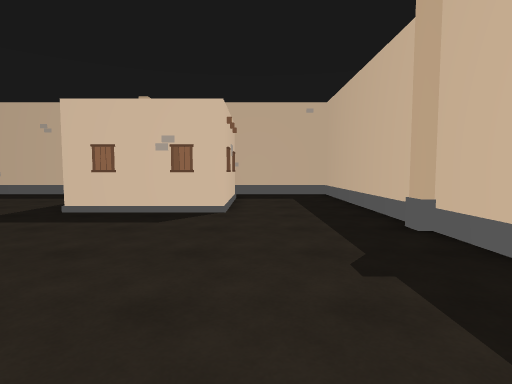
[1] (above)

21 first-person views from a walk through a scene from a Unity 3-D project. The camera is 1.3 m above the floor, tilts 4° down and sees 80° across. The floor is counted in squares, 1 m on a side. Each view is taken from the middle of a square. On the plan, view 1 faces up. The plan holds only what a view shows up to about 14 squares ahead; the rest is blank. The place goes on beyond the plan. Some animated figures are not drawn.

[2]
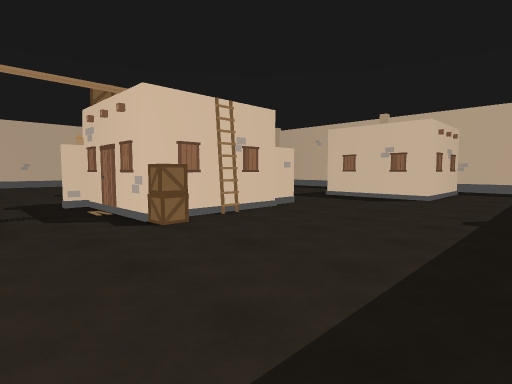

[3]
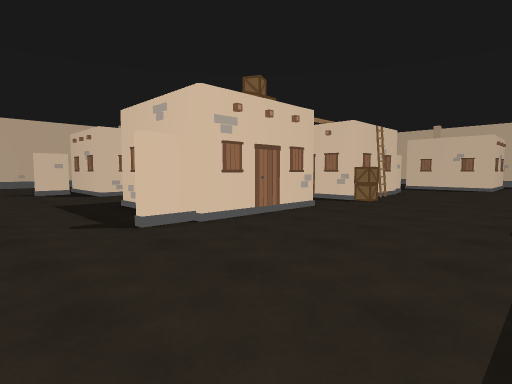

[4]
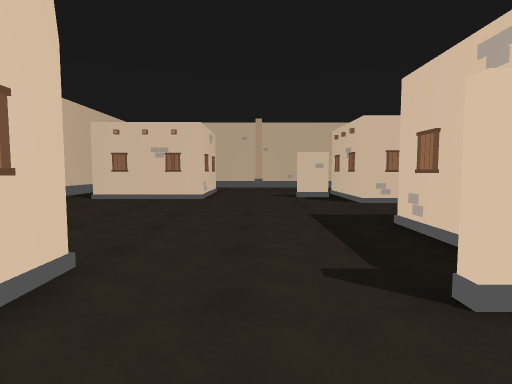

[5]
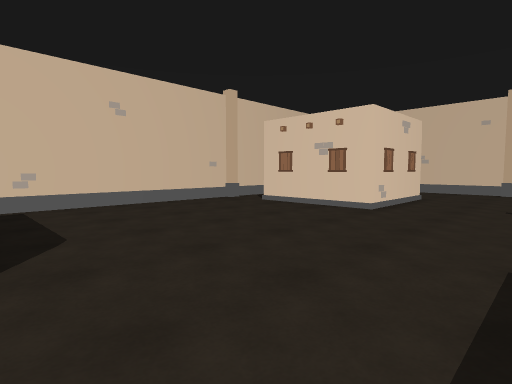

[6]
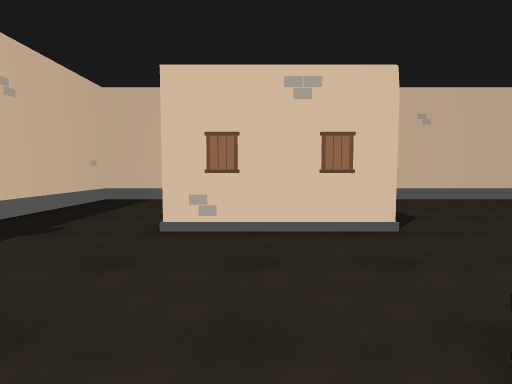

[7]
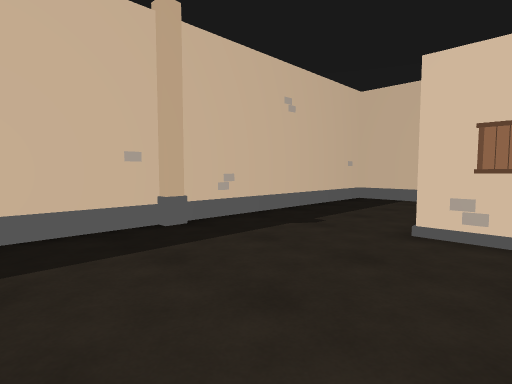

[8]
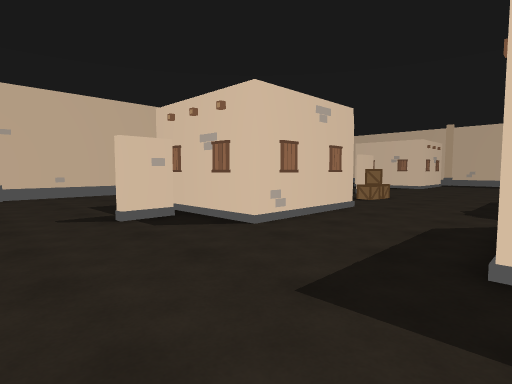

[9]
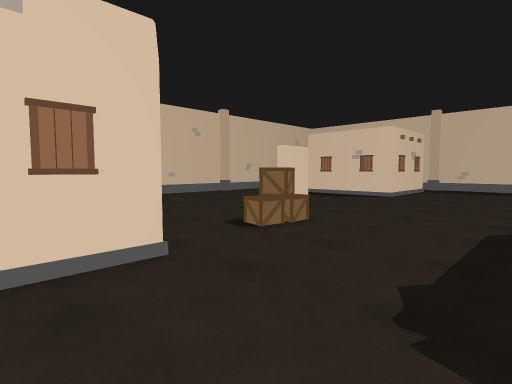

[10]
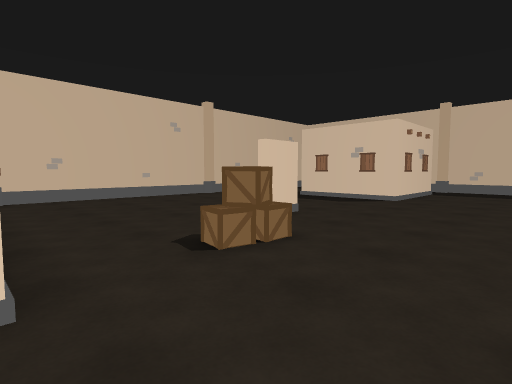

[11]
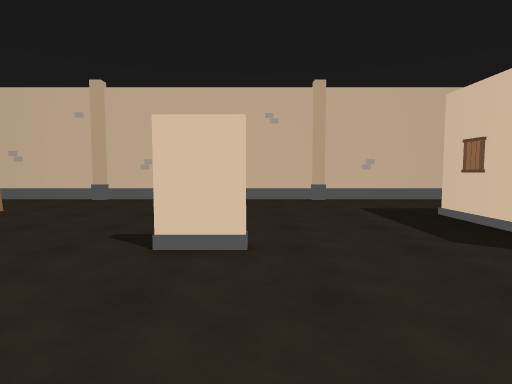

[12]
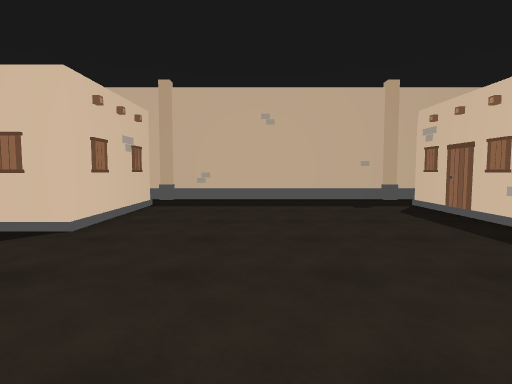

[13]
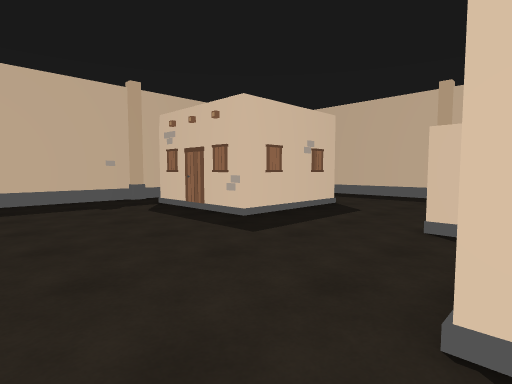

[14]
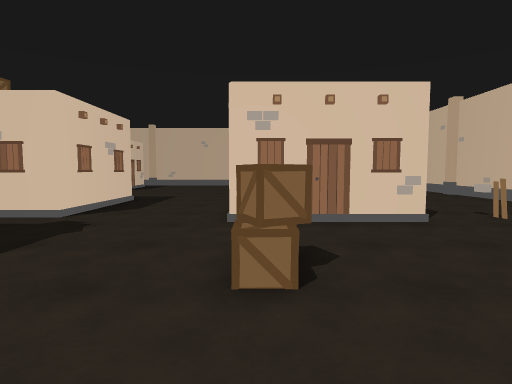

[15]
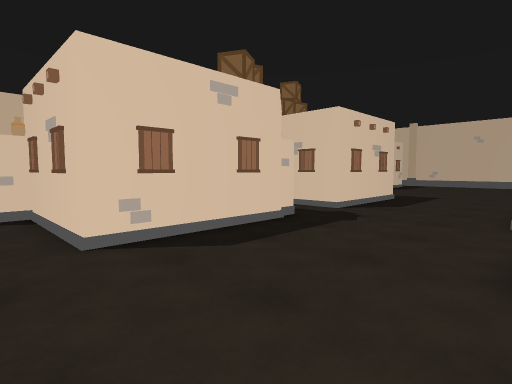

[16]
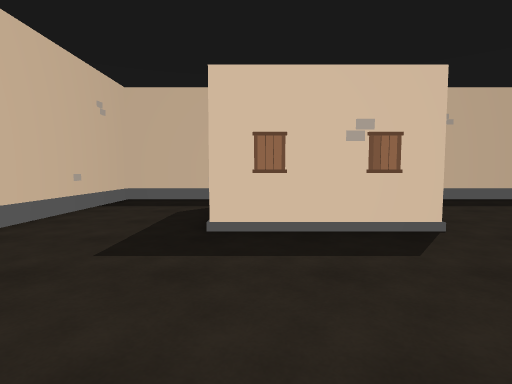

[17]
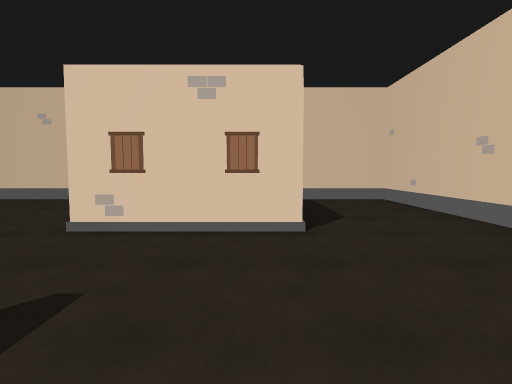

[18]
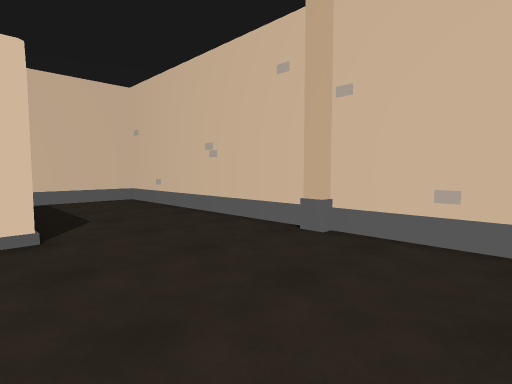

[19]
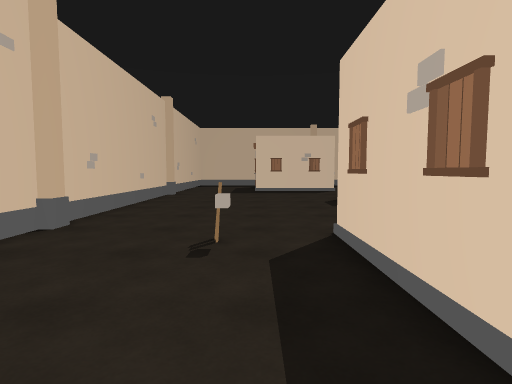

[20]
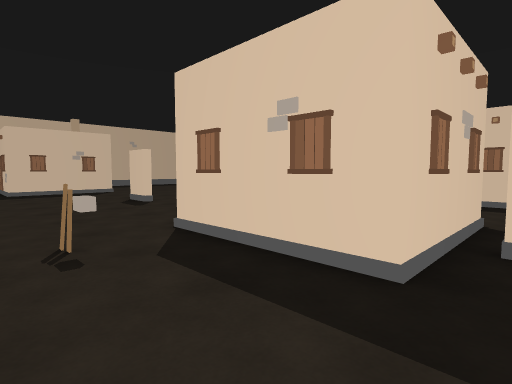

[21]
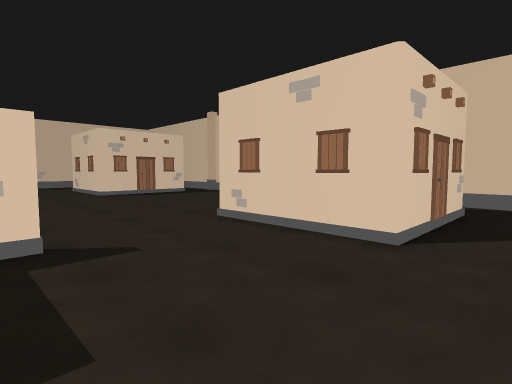

### Floor plan
Key: @ floor where view 1 was taken; # wall or solid block; . floor; B building; A box; P plank; O other object.
Columns run from 26 left of view 1 to 4 right of it. Each row starts with its distance up from view 1.
 17 #####    ##OO#########
 16 #....     ...........
 15 #....     ...........
 14 #....     #.........#    #....#
 13 #....     #.........#    #....#
 12 #....     #.........#    #....#
 11 #....     #.........##   #....#
 10 #....B#####.........B#####....#
  9 #.............................#
  8 #.............................#
  7 #.............................#
  6 #.............................#
  5 #....................O........#
  4 #....................O........
  3 #........#.......B####........
  2 #................##  #.......
  1 #..........A.....#   #........
  0 #.........AA.....#   #....@...
 -1 #..........A.....#####A.......
 -2 #................O............
 -3 #.............................
 -4 #...P..B### #................
 -5 #...O..##   B....##  B...... .
 -6 #......#    B....#   #......
 -7 #......#    #....#   #......
 -8 #......#    B....#   #.......
 -9 #......#B#B#.....#####........
-10 #........O...........#........#
-11 #.............................#
-12 #.............................#
-13 #.............................#
-14 #.............................O
-15 #.............................O
-16 #....######.........######....#
-17 #....#    #.........      ....#
-18 #....#    #.........      ....#
-19 #....#    #.........      ....#
-20 #....B    #.........B     ....#
-21 #.....    ..........       ...#
-22 #.....     .........       ...#
-23 ######      ######OO       ####

Positions as (right, up) in squares from view 1, and headings:
1: (0, 0), facing up
2: (3, -5), facing up-left
3: (2, -14), facing up-left
4: (-2, -13), facing left
5: (-6, -11), facing down-left
6: (-3, -9), facing down
7: (-3, -9), facing down-right
8: (-9, -14), facing up-left
9: (-10, -6), facing up-left
10: (-11, -4), facing up-left
11: (-12, 4), facing left
12: (-12, 3), facing up
13: (-12, 3), facing up-right
14: (-15, 4), facing down
15: (-15, 5), facing down-right
16: (-20, 3), facing up
17: (-20, -9), facing down
18: (-20, -9), facing down-left
19: (-21, -10), facing up
20: (-23, -10), facing up-right
21: (-23, -10), facing down-right
